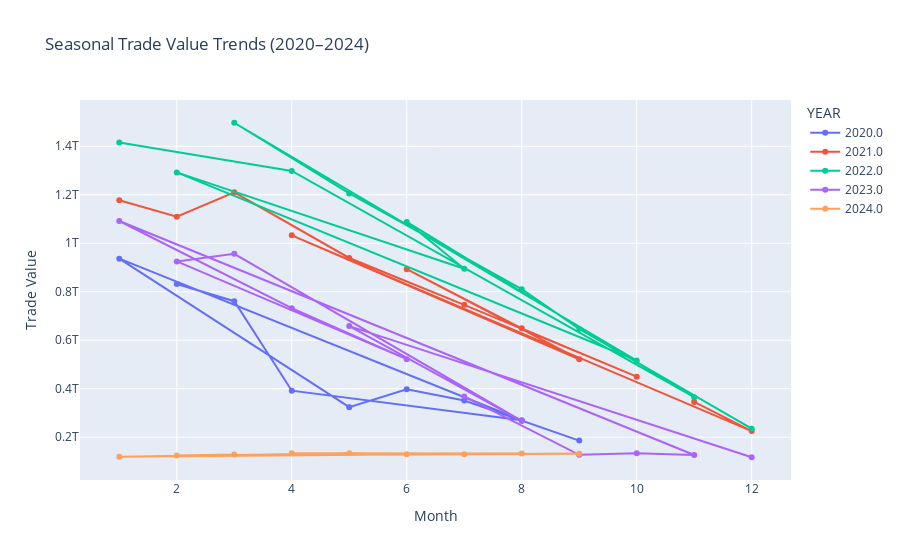
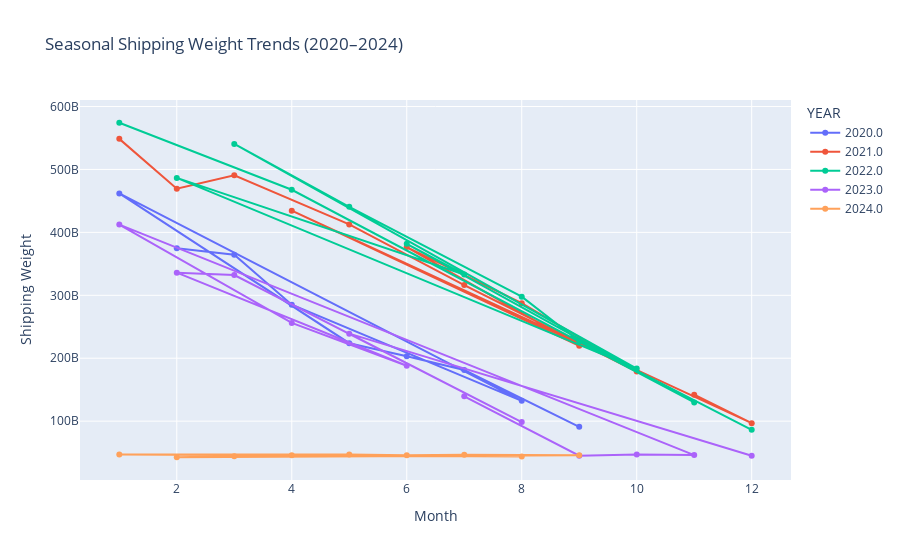

Notebook code for these charts, in order:
### Code cell
month_order = list(range(1, 13))

fig = px.line(
    monthly_summary,
    x = "MONTH",
    y = "VALUE",
    color = "YEAR",
    title = "Seasonal Trade Value Trends (2020–2024)",
    markers = True,
    category_orders = {"MONTH": month_order}
)
fig.update_layout(xaxis_title = "Month", yaxis_title = "Trade Value")
fig.show()

fig2 = px.line(
    monthly_summary,
    x = "MONTH",
    y  = "SHIPWT",
    color = "YEAR",
    title = "Seasonal Shipping Weight Trends (2020–2024)",
    markers = True,
    category_orders = {"MONTH": month_order}
)
fig2.update_layout(xaxis_title = "Month", yaxis_title = "Shipping Weight")
fig2.show()

### Figure 1 — Plotly figure (JSON) as saved in the notebook; plotly's stock layout.template omitted (floating-point values rounded to 4 significant figures)
{"data": [{"hovertemplate": "YEAR=2020.0<br>MONTH=%{x}<br>VALUE=%{y}<extra></extra>", "legendgroup": "2020.0", "line": {"color": "#636efa", "dash": "solid"}, "marker": {"symbol": "circle"}, "mode": "lines+markers", "name": "2020.0", "orientation": "v", "showlegend": true, "type": "scatter", "x": [2, 3, 4, 8, 1, 5, 6, 7, 9], "xaxis": "x", "y": [831852224874, 761045581048, 391959852788, 270148949970, 936450670040, 323853819060, 397297549210, 351339895364, 185925686370], "yaxis": "y"}, {"hovertemplate": "YEAR=2021.0<br>MONTH=%{x}<br>VALUE=%{y}<extra></extra>", "legendgroup": "2021.0", "line": {"color": "#EF553B", "dash": "solid"}, "marker": {"symbol": "circle"}, "mode": "lines+markers", "name": "2021.0", "orientation": "v", "showlegend": true, "type": "scatter", "x": [1, 2, 3, 5, 7, 10, 8, 6, 9, 4, 12, 11], "xaxis": "x", "y": [1177529113293, 1109125776384, 1209846929544, 939245543865, 746108337030, 449853358796, 648976422858, 893151753776, 521642426010, 1032487874220, 225419780118, 345466660665], "yaxis": "y"}, {"hovertemplate": "YEAR=2022.0<br>MONTH=%{x}<br>VALUE=%{y}<extra></extra>", "legendgroup": "2022.0", "line": {"color": "#00cc96", "dash": "solid"}, "marker": {"symbol": "circle"}, "mode": "lines+markers", "name": "2022.0", "orientation": "v", "showlegend": true, "type": "scatter", "x": [1, 4, 11, 6, 7, 2, 10, 3, 5, 8, 9, 12], "xaxis": "x", "y": [1415203431265, 1298180868160, 364905967500, 1087964348616, 894639154892, 1292157339612, 516226393528, 1497009108870, 1205710298568, 810381126030, 646814149265, 235082802468], "yaxis": "y"}, {"hovertemplate": "YEAR=2023.0<br>MONTH=%{x}<br>VALUE=%{y}<extra></extra>", "legendgroup": "2023.0", "line": {"color": "#ab63fa", "dash": "solid"}, "marker": {"symbol": "circle"}, "mode": "lines+markers", "name": "2023.0", "orientation": "v", "showlegend": true, "type": "scatter", "x": [7, 9, 10, 11, 1, 4, 6, 2, 3, 8, 5, 12], "xaxis": "x", "y": [368219333559, 127306737247, 134007063988, 126551755699, 1091775336273, 732354133002, 521899296076, 924942227592, 956427358733, 267107976670, 658378534065, 117340458937], "yaxis": "y"}, {"hovertemplate": "YEAR=2024.0<br>MONTH=%{x}<br>VALUE=%{y}<extra></extra>", "legendgroup": "2024.0", "line": {"color": "#FFA15A", "dash": "solid"}, "marker": {"symbol": "circle"}, "mode": "lines+markers", "name": "2024.0", "orientation": "v", "showlegend": true, "type": "scatter", "x": [4, 8, 1, 5, 6, 7, 9, 2, 3], "xaxis": "x", "y": [133360839054, 132319243913, 119873452427, 134287489004, 130073904533, 129743640783, 132196017599, 124441273340, 128591323089], "yaxis": "y"}], "layout": {"legend": {"title": {"text": "YEAR"}, "tracegroupgap": 0}, "title": {"text": "Seasonal Trade Value Trends (2020–2024)"}, "xaxis": {"anchor": "y", "categoryarray": [1, 2, 3, 4, 5, 6, 7, 8, 9, 10, 11, 12], "categoryorder": "array", "domain": [0, 1], "title": {"text": "Month"}}, "yaxis": {"anchor": "x", "domain": [0, 1], "title": {"text": "Trade Value"}}}}

### Figure 2 — Plotly figure (JSON) as saved in the notebook; plotly's stock layout.template omitted (floating-point values rounded to 4 significant figures)
{"data": [{"hovertemplate": "YEAR=2020.0<br>MONTH=%{x}<br>SHIPWT=%{y}<extra></extra>", "legendgroup": "2020.0", "line": {"color": "#636efa", "dash": "solid"}, "marker": {"symbol": "circle"}, "mode": "lines+markers", "name": "2020.0", "orientation": "v", "showlegend": true, "type": "scatter", "x": [2, 3, 4, 8, 1, 5, 6, 7, 9], "xaxis": "x", "y": [374701376592, 364587504016, 285142377779, 132250403319, 461943538610, 223853618046, 203021717185, 181273970164, 91018202472], "yaxis": "y"}, {"hovertemplate": "YEAR=2021.0<br>MONTH=%{x}<br>SHIPWT=%{y}<extra></extra>", "legendgroup": "2021.0", "line": {"color": "#EF553B", "dash": "solid"}, "marker": {"symbol": "circle"}, "mode": "lines+markers", "name": "2021.0", "orientation": "v", "showlegend": true, "type": "scatter", "x": [1, 2, 3, 5, 7, 10, 8, 6, 9, 4, 12, 11], "xaxis": "x", "y": [548601399983, 469312751004, 490608226339, 412589043081, 316289941121, 178879727232, 287544605736, 376657796528, 219716080025, 434452954560, 96743674846, 142046977230], "yaxis": "y"}, {"hovertemplate": "YEAR=2022.0<br>MONTH=%{x}<br>SHIPWT=%{y}<extra></extra>", "legendgroup": "2022.0", "line": {"color": "#00cc96", "dash": "solid"}, "marker": {"symbol": "circle"}, "mode": "lines+markers", "name": "2022.0", "orientation": "v", "showlegend": true, "type": "scatter", "x": [1, 4, 11, 6, 7, 2, 10, 3, 5, 8, 9, 12], "xaxis": "x", "y": [574216974370, 467718794880, 129805747155, 381816687984, 333065421934, 486609649956, 183587422388, 540637216460, 440663499036, 297740834754, 226967919805, 86222679966], "yaxis": "y"}, {"hovertemplate": "YEAR=2023.0<br>MONTH=%{x}<br>SHIPWT=%{y}<extra></extra>", "legendgroup": "2023.0", "line": {"color": "#ab63fa", "dash": "solid"}, "marker": {"symbol": "circle"}, "mode": "lines+markers", "name": "2023.0", "orientation": "v", "showlegend": true, "type": "scatter", "x": [7, 9, 10, 11, 1, 4, 6, 2, 3, 8, 5, 12], "xaxis": "x", "y": [139418955687, 45170573575, 46884989228, 46004133643, 412350651027, 256135955982, 188100110040, 335928588560, 332222185470, 98556716684, 239042874870, 44943814549], "yaxis": "y"}, {"hovertemplate": "YEAR=2024.0<br>MONTH=%{x}<br>SHIPWT=%{y}<extra></extra>", "legendgroup": "2024.0", "line": {"color": "#FFA15A", "dash": "solid"}, "marker": {"symbol": "circle"}, "mode": "lines+markers", "name": "2024.0", "orientation": "v", "showlegend": true, "type": "scatter", "x": [4, 8, 1, 5, 6, 7, 9, 2, 3], "xaxis": "x", "y": [45769297270, 43970881675, 46912360130, 46821321129, 45962055683, 46790595936, 45656307722, 42626530696, 44294973492], "yaxis": "y"}], "layout": {"legend": {"title": {"text": "YEAR"}, "tracegroupgap": 0}, "title": {"text": "Seasonal Shipping Weight Trends (2020–2024)"}, "xaxis": {"anchor": "y", "categoryarray": [1, 2, 3, 4, 5, 6, 7, 8, 9, 10, 11, 12], "categoryorder": "array", "domain": [0, 1], "title": {"text": "Month"}}, "yaxis": {"anchor": "x", "domain": [0, 1], "title": {"text": "Shipping Weight"}}}}
